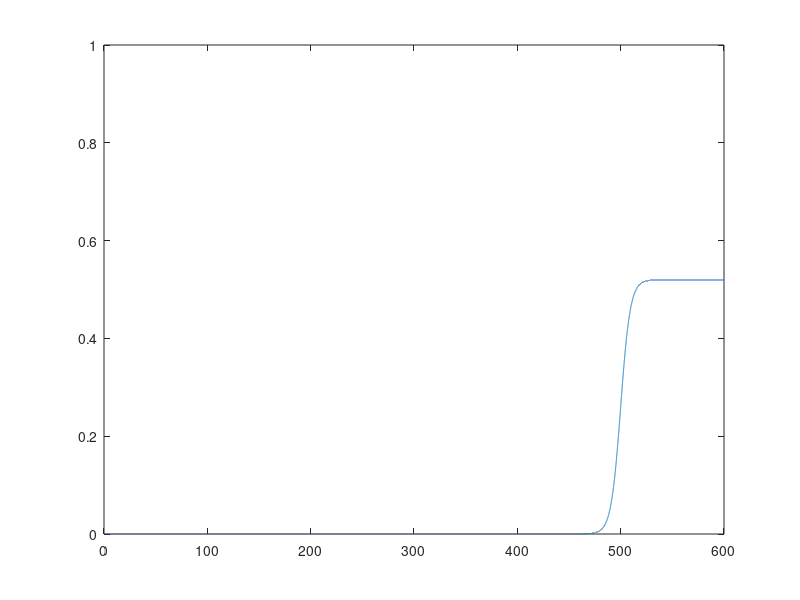

Write the MATLAB code that produced this figure. (Note: this script raises an error after producing the figure.)
%% Testing New diffusions


% Gompertz
beta0 = 0.02;
delta = 0.5;
tinfl = 400;

x0 = log(beta0);
mu = beta0+delta;
k =  1/tinfl * log(log(mu)-x0);

tis = 0:0.01:1000;
xis = log(mu)+ (x0 - log(mu))*exp(-k*tis);
betas = exp(xis);

plot(tis,betas)


% Logistic
beta0 = 0.02;
delta = 0.5;
tinfl = 500;
steepness = 0.03;

mu = beta0 + delta;
x0 = 1/steepness*log(beta0/(mu-beta0));
k = -x0/(steepness*tinfl);

tis = 0:0.01:600;
xis = x0 + steepness*k*tis;
betas = mu * exp(xis)./(1+exp(xis));

clf
plot(tis,betas)
ylim([0 1])


SavePath = '/Users/dureaujoseph/Documents/Taf/These/Matlab Scripts/AllData/Avahan';

cd('/Users/dureaujoseph/Dropbox/AllScriptsGit/')
addpath([pwd '/General Tools'])
addpath([pwd '/Toolboxes'])
addpath([pwd '/Epidemic Models/Generic PMCMC tools'])
addpath([pwd '/Epidemic Models/Disease-specific code'])
addpath([pwd '/Epidemic Models/Disease-specific code/HIV'])

SavePath = '/Users/dureaujoseph/Documents/Taf/These/Matlab Scripts/AllData/Avahan';

load([SavePath '/ParametersMysore.mat']);
Parameters.Problem = 'ImperialHIV';

Parameters.Problem = 'ImperialHIV';
Parameters.SigmaObs = 0.1;
Parameters.ComputationTStep = 0.5;
Parameters.ObservationLength = 25*12;
Parameters.InitialIPropF.Sample = 1;
Parameters.InitialIPropM.Sample = 1;
Parameters.TotMFactor.Sample = 1;
Parameters.Alpham1.Sample = 1;
Parameters.MuFm1.Sample = 1;
Parameters.MuMm1.Sample = 1;
Parameters.BetaMFPerAct.Sample = 1;
Parameters.BetaFMPerAct.Sample = 1;
Parameters.NumberActsPerClient.Sample =1;
Parameters.eHIV.Sample = 1;
Parameters.CF1.Sample = 1;
Parameters.CF2.Sample = 1;
Parameters = DefineEstimatedParametersIndexes(Parameters);
Parameters = DefineTransfFunctions(Parameters);
Parameters = DefinePriors(Parameters);
Parameters = UpdateParsNoTransfToTransf(Parameters);


Data.Observations = zeros(10,5);
Data.Observations(7,2) = 26.11;
Data.Observations(7,3) = 24.24;
Data.Observations(8,4) = 5.4;
Data.Observations(7,5) = 11.10;
Data.Instants = round([0 236 264 286 292]/(Parameters.ComputationTStep));
Data.ObservedVariables = [ 0 7 7 8 7];
Data.NbComputingSteps = [0 diff(Data.Instants)];


HIVModel = struct();
HIVModel.EKF_projection = @HIV_EKF_projection;
HIVModel.InitializeParameters = @HIV_Initialize;
HIVModel.SMC_projection = @HIV_SMC_projection;
HIVModel.LikFunction = 'normpdf(Variables(:,Data.ObservedVariables(:,IndTime)),Data.Observations(Data.ObservedVariables(:,IndTime),IndTime),sqrt(Data.Observations(Data.ObservedVariables(:,IndTime),IndTime)*(100-Data.Observations(Data.ObservedVariables(:,IndTime),IndTime))/400)).*(Res.WentOutOrNot)';


Mode = 1;
% 1 = Normal
% 2 = Biased
% 3 = Restricted
% 4 = AddingObs

ModelType = 'Bert';
% ModelType = 'Step';
% ModelType = 'Affine';
% ModelType = 'Sigm';
% ModelType = 'Logist';


NbTests = 400;

ampls = [];
inflpts = [];
slopes = [];amplints = [];
Ress = {};
cpt = 0;
ParsRecord = [];
ResGens = {};
NSamples = 100;
MaxValue = 0.6;
step = MaxValue/10;
Boxlimits = 0:step:MaxValue;
MaxEff = ceil(NSamples/(length(Boxlimits)-1));
BoxCpt = zeros(1,length(Boxlimits)-1);
while cpt < NSamples;
    try
        
        
        tis = Parameters.ComputationTStep:Parameters.ComputationTStep:Parameters.ObservationLength;
        Parameters.NbTSteps = length(tis);

        
        if strcmp(ModelType,'Bert')
            asympt = 0.3+0.59*rand(1,1)^(((100-cpt)/100)^2);
%             m = 1+30*rand(1,1)^0.8; % when m not informed
            m = 6+60*rand(1,1);%^(((100-cpt)/100)^2);
            baseline = min(0.3*rand(1,1)^((2*(cpt)/100)^2),0.999*asympt*m^(1/(1-m)));
%             baseline = min(0.1*rand(1,1),0.999*asympt*m^(1/(1-m)));

            % m = 0.9*rand(1,1);
            inflpt = (300 + 280*rand(1,1)^(((100-cpt)/100)^2))*Parameters.ComputationTStep;

            B  = (1 - (baseline/asympt)^(1-m));
            k = (1/inflpt*log(B/(1-m)));

            Parameters.DiffusionType = 'Bertallanfy';


    %         xis =
    %         Parameters.ComputationTStep:Parameters.ComputationTStep:Param
    %         eters.ObservationLength;

            xis = [];
            xis(1) = (baseline^(1-m)-asympt^(1-m))/(1-m);
            sigma = 0;
            for i = 2:length(tis)
                xis(i) = xis(i-1) -k*xis(i-1)*Parameters.ComputationTStep + sigma*xis(i-1)*sqrt(Parameters.ComputationTStep).*randn(1,1);
            end
            Fts =  ((1-m)*xis+asympt^(1-m)).^(1/(1-m));
            plot(Fts)
            
        elseif strcmp(ModelType,'Logist')
            Parameters.DiffusionType = 'Bertallanfy';

            asympt = 0.4+0.59*rand(1,1);
            baseline = min(0.6*rand(1,1),0.999*asympt*m^(1/(1-m)));
            r = 0.05*rand(1,1);%*^1/10;
            
            Fts =  asympt*baseline*exp(r*tis)./(asympt+baseline*(exp(r*tis*Parameters.ComputationTStep)-1));
        elseif strcmp(ModelType,'Step')

            asympt = 0.4+0.59*rand(1,1);
%             baseline = min(0.6*rand(1,1),asympt);
            baseline = min(0.1*rand(1,1),asympt);
            inflpt = (300 + 280*rand(1,1)^(0.8))*Parameters.ComputationTStep;   
            
            Fts =  baseline + (asympt-baseline).*(tis>inflpt);
          
        elseif strcmp(ModelType,'Affine')

            asympt = 0.4+0.59*rand(1,1);
            baseline = min(0.6*rand(1,1),asympt);
            
            Fts =  baseline + (asympt-baseline).*(tis-tis(1))./(tis(end)-tis(1));
           
          
        elseif strcmp(ModelType,'Sigm')
        
            ampl = rand(1,1);
            baseline = rand(1,1)*(1-ampl);
            asympt = baseline+ampl;
            inflpt = (300 + 250*rand(1,1))*Parameters.ComputationTStep;
            steepness = rand(1,1)*50;

            Fts = baseline+ampl*Sigmoid((tis-inflpt)/steepness);
        end
        
        ampls(cpt+1) = Fts(end)-Fts(1);
        tmp = diff(Fts);
        [b,ind] = max(tmp);
        inflpts(cpt+1) = ind;
%         slopes(cpt+1) = asympt*k*m^(m/(1-m));
        amplints(cpt+1) = Fts(end)-Fts(456);
        
        plot(Fts)
        ylim([0 1])
        hold on
        plot([inflpts(cpt+1) inflpts(cpt+1)],[0 1])
        [b,ind]= max(diff(Fts));
%         plot([ind ind],[0 1],'k')
        hold off
%         title(r)
        
        
        if strcmp(ModelType,'Bert')
            Parameters.BRmu.Value = asympt;
            Parameters.BRmm1.Value = m-1;
            Parameters.BRbase.Value = baseline;
            Parameters.BRtinfl.Value = inflpt;
        elseif or(strcmp(ModelType,'Logist'),strcmp(ModelType,'Sigm'))
             Parameters.BRmm1.Value = 1;
             Parameters.BRbase.Value = 0.1;
             Parameters.BRtinfl.Value = 100;
             Parameters.BRmu.Value = 0.8;
        end
        Parameters.MultNoise = 0.05;
        Parameters = DefineEstimatedParametersIndexes(Parameters);
        Parameters = DefineTransfFunctions(Parameters);
        Parameters = DefinePriors(Parameters);
        Parameters = UpdateParsNoTransfToTransf(Parameters);
        ResGen = GenerateDataForGivenSig(Data,Parameters,HIVModel,Fts);
%         if(Fts(end)-Fts(1)<0.3)
%             if rand(1,1)<0.7
%                 die
%             end
%         end
               pause(0.01)

        if strcmp(ModelType,'Bert')
            x = Fts(end)-Fts(456);
            indbox = find(and(x<Boxlimits(2:end),x>=Boxlimits(1:end-1)),1);
            if or(isempty(indbox),BoxCpt(indbox)>=MaxEff)
                die
            else
                indbox(1)
                BoxCpt(indbox) = BoxCpt(indbox)+1;
                disp(indbox)
                disp(BoxCpt)
                cpt = cpt+1;
                disp([cpt sum(BoxCpt)])
            end
        end
                
      
        
       pause(0.01)
       disp(cpt)

       ResGens{end+1} = ResGen;
    end
end
subplot(3,1,1)
hist(ampls)
subplot(3,1,2)
hist(inflpts)
subplot(3,1,3)
hist(amplints)
	
if strcmp(ModelType,'Bert')
    save([SavePath '/ResGenBR_v2.mat'],'ResGens')
elseif strcmp(ModelType,'Logist')
    save([SavePath '/ResGenLogist.mat'],'ResGens')
elseif strcmp(ModelType,'Sigm')
    save([SavePath '/ResGenSigm.mat'],'ResGens')
elseif strcmp(ModelType,'Step')
    save([SavePath '/ResGenStep.mat'],'ResGens')
elseif strcmp(ModelType,'Affine')
    save([SavePath '/ResGenAffine.mat'],'ResGens')
end


tmp = [];
for i = 1:100
    tmp(i) = ResGens{i}.Data.Fts(1);
end

for i = 1:100
    plot(ResGens{i}.Data.Fts)
    ylim([0 1])
    pause()
end


load([SavePath '/ResGenBR.mat'])



Data = ResGens{87}.Data;
Parameters = ResGens{87}.Parameters;
Parameters.DiffusionType = 'Bertallanfy';


Parameters.BRm.Value = 3;
Parameters.BRm.Min = -10^14;
Parameters.BRm.Max = 10^14;
Parameters.BRm.MaxLim = 50;
Parameters.BRm.MinLim = 1.01;
Parameters.BRm.Estimated = 1;
Parameters.BRm.TransfType = 'Logit';
Parameters.BRm.Init = 1;

Parameters.BRmu.Value = 0.8;
Parameters.BRmu.Min = -10^14;
Parameters.BRmu.Max = 10^14;
Parameters.BRmu.MaxLim = 0.99;
Parameters.BRmu.MinLim = 0.4;
Parameters.BRmu.Estimated = 1;
Parameters.BRmu.TransfType = 'Logit';
Parameters.BRmu.Init = 1;

Parameters.BRbase.Value = 0.2;
Parameters.BRbase.Min = -10^14;
Parameters.BRbase.Max = 10^14;
Parameters.BRbase.MaxLim = 0.4;
Parameters.BRbase.MinLim = 0.01;
Parameters.BRbase.Estimated = 1;
Parameters.BRbase.TransfType = 'Logit';
Parameters.BRbase.Init = 1;

Parameters.BRtinfl.Value = 400;
Parameters.BRtinfl.Min = -10^14;
Parameters.BRtinfl.Max = 10^14;
Parameters.BRtinfl.MinLim = 1;
Parameters.BRtinfl.MaxLim = 600;
Parameters.BRtinfl.Estimated = 1;
Parameters.BRtinfl.TransfType = 'Logit';
Parameters.BRtinfl.Init = 1;

Parameters = DefineEstimatedParametersIndexes(Parameters);
Parameters = DefineTransfFunctions(Parameters);
Parameters = DefinePriors(Parameters);
Parameters = UpdateParsNoTransfToTransf(Parameters);

Names = Parameters.Names.Estimated;
NamesEst = {};
for i = 1:length(Names)
    if not(or(strcmp(Names{i},'SigmaRW'),strcmp(Names{i},'InitialFt')))
        NamesEst{end+1} = Names{i};
    end
end
Initialization = [];
for i = 1:length(NamesEst)
    Initialization(i) = Parameters.(NamesEst{i}).TransfValue ;
end
[x,fval,exitflag,output] = fminsearch(@(x) SquarredErrorBRtoMinimize(x,NamesEst,Data,Parameters,HIVModel),Initialization,optimset('MaxIter',10000,'TolX',1e-8,'TolFun',1e-8,'MaxFunEvals',20000));
for i = 1:length(NamesEst)
    Parameters.(NamesEst{i}).TransfValue = (x(i));
end
finalx = x;
Parameters = UpdateParsTransfToNoTransf(Parameters);
TellParsValues(Parameters)
InitParameters = Parameters;

fun =  @(x)SquarredErrorBRtoMinimize(x,NamesEst,Data,Parameters,HIVModel);
% [HD,err] = hessian(fun,Parameters.Finalx);
% Hess = -HD;
[HD,err] = hessdiag(fun,finalx);       
Hess = diag(-HD);

NbIts = 1000;
Parameters = InitParameters;
Cov = 2.38^2/length(finalx)*(-Hess)^-1;
Parameters.NamesEst = NamesEst;
Res = RunMCMCdeterm(Parameters,Data,HIVModel,Cov,NbIts)


Parameters = Res.Parameters;
Cov = 2.38^2/length(finalx)*cov(Res.xs');
Parameters.NamesEst = NamesEst;
Res = RunMCMCdeterm(Parameters,Data,HIVModel,Cov,NbIts)



Parameters = Res.Parameters;
Cov = 2.38^2/length(finalx)*cov(Res.xs');
Parameters.NamesEst = NamesEst;
Res = RunMCMCdeterm(Parameters,Data,HIVModel,Cov,2000)

PlotResHIV(Res,Res.Parameters)


SavePath = '/Users/dureaujoseph/Documents/Taf/These/Matlab Scripts/AllData/Avahan';

load([SavePath '/VIH_PlayingWithSigm_ResultsBertallanfy__1_1.mat'])


load([SavePath '/VIH_PlayingWithSigmStep10_ResultsAdd__1_1.mat'])
Res = Ress{1}
Res.Parameters.TypeWork = 'Boston Examples';
Res.Parameters.DiffusionType='Add';
PlotResHIV(Res,Res.Parameters)
% 
% figure(1)legend

SavePath = '/Users/dureaujoseph/Documents/PhD_Data/Avahan/';

load([SavePath '/PostThreeMethods.mat' ])




PlotPostForq('ROC',0.5,'Delta2003',0.2)

clf
PlotPostForqNew('ROC',0.5,'Delta2003',0.2)
hold on
PlotPostForqNew('ROC',0.5,'Delta2003',0.4)
hold off
legend('\DeltaCU>0.2?','\DeltaCU>0.4?')
title('ROC curve (Brownian motion prior)','FontWeight','bold','FontSize',16)

figure(1)
PlotPostForq('Mean')
% PlotPostForq(Res,'ROC',0.5)

load([SavePath '/PostThreeMethodsAffine.mat' ])
figure(2)
PlotPostForq(Res,'Mean',0.5)
% PlotPostForq(Res,'ROC',0.5)

load([SavePath '/PostThreeMethodsStep.mat' ])
figure(3)
PlotPostForq(Res,'Mean',0.5)
% PlotPostForq(Res,'ROC',0.5)

load([SavePath '/PostThreeMethods.mat' ])
figure(4)
PlotPostForq(Res,'Mean',0.5)
% PlotPostForq(Res,'ROC',0.5)

load([SavePath '/PostThreeMethodsAffine.mat' ])
figure(5)
PlotPostForq(Res,'Mean',0.5)
% PlotPostForq(Res,'ROC',0.5)

load([SavePath '/PostThreeMethodsStep.mat' ])
figure(6)
PlotPostForq(Res,'Mean',0.5)
% PlotPostForq(Res,'ROC',0.5)


load([SavePath '/PostDetmInf.mat' ])

figure(2)
load([SavePath '/PostThreeMethodsConstr.mat' ])

load([SavePath '/PostThreeMethodsLogist.mat' ])

figure(1)
Mode = 'ROC';

figure(2)
Mode = 'Mean';

ResAggr = Res;

figure(1)
PlotPostForq(Res,'Mean',0.5)
figure(2)
PlotPostForq(Res,'ROC',0.5)

PlotPostForq('ROC',0.5,'',0.2)

ToBar = [];
xis = [];
TempRes = Res;
tab = TempRes.partampls2003;
for  i = 1:6
    q1 = quantile(tab(4,:),0.16*(i-1));
    q2 = quantile(tab(4,:),0.16*(i));
    inds = find(and((tab(4,:)<q2),(tab(4,:)>q1)));
    ToBar(i,1) = mean(tab(1,inds) - tab(4,inds));
    ToBar(i,2) = mean(tab(3,inds) - tab(4,inds));
    ToBar(i,3) = mean(tab(2,inds) - tab(4,inds));
    xis(i) = mean([q1 q2]);
end
bar(1:5,ToBar(2:end,:)./repmat(xis(2:end)',1,3))
% bar(xis,ToBar)
xlabel('"True" \DeltaCU')
ylabel('Relative bias')
legend('dBR','sBR','BM')
set(gca,'XTick',[0:(600)/5:(600)])
set(gca,'XTickLabel',['1985';'1990';'1995';'2000';'2005';'2010'])

Title('Relative bias in CU estimate as a function of \DeltaCU')

figure(7)

clf
for i = 1:length(ResAggr.ampls)
%     plot(ResGens{i}.Data.Fts)
%     hold on
%     plot(2*[ResGens{i}.Parameters.BRtinfl.Value ResGens{i}.Parameters.BRtinfl.Value],[0 1],'g')
%     hold off
    

    plot(squeeze(ResAggr.sigms(4,i,:)),'g')
    hold on
    plot(squeeze(ResAggr.sigms(1,i,:)),'k')
    plot(squeeze(ResAggr.sigms(3,i,:)),'b')
    plot(squeeze(ResAggr.sigms(2,i,:)),'r')
    plot(squeeze(ResAggr.sigms(5,i,:)),'y')
    plot(squeeze(ResAggr.sigms(6,i,:)),'c')
    plot([ResAggr.ParsMeds(1,16,i) ResAggr.ParsMeds(1,16,i)],[0 1],'k')
    plot([ResAggr.ParsMeds(3,16,i) ResAggr.ParsMeds(3,16,i)],[0 1],'b')
%     plot(2*[ResGens{i}.Parameters.BRtinfl.Value ResGens{i}.Parameters.BRtinfl.Value],[0 1],'g')
    hold off
%     title([ResAggr.ParsMeds(1,16,i) ResAggr.ParsMeds(3,16,i) ResAggr.ParsMeds(4,16,i)] )
    ylim([0 1])
%     legend('true','det','Ber','Add')
    pause()
end



PlotPostForAll(Res,'Mean')





q = 0.5;
Stats = {'Ampl. after 1995','Ampl after 2003','2010 value'};
Tabs = {};



% tmpinds = find(not(isnan(Res.ampls(1,:))));
% Res.ampls = Res.ampls(:,tmpinds);
% Res.partampls1995 = Res.partampls1995(:,tmpinds);
% Res.partampls2003 = Res.partampls2003(:,tmpinds);
% Res.asympts = Res.asympts(:,tmpinds);
% tmp = find(not(Res.NbSamples(:,1)==0));
% Res.NbSamples = Res.NbSamples(tmp,:);
% inds = find(and(Res.NbSamples(:,2)>50, Res.NbSamples(:,3)>20));
% length(inds)
inds = 1:size(Res.ampls,2);


if strcmp(Mode,'ROC')
    Tabs{1} = Res.amplsROC(:,inds);
    Tabs{2} = Res.partampls1995ROC(:,inds);
    Tabs{3} = Res.partampls2003ROC(:,inds);
    Tabs{4} = Res.asymptsROC(:,inds);
elseif strcmp(Mode,'Post')
    Tabs{1} = Res.amplsPost(:,inds);
    Tabs{2} = Res.partampls1995Post(:,inds);
    Tabs{3} = Res.partampls2003Post(:,inds);
    Tabs{4} = Res.asymptsPost(:,inds);
else
    Tabs{1} = Res.ampls(:,inds);
    Tabs{2} = Res.partampls1995(:,inds);
    Tabs{3} = Res.partampls2003(:,inds);
    Tabs{4} = Res.asympts(:,inds);
end





Biases = [];
MSEs = [];
Vars = [];
ROCs = [];
inds = [1 2];
Pts = {};
for i = 1:4
    for j = [1 2]%1:3
        Corrs(inds(j),i) = corr(Tabs{i}(4,:)',Tabs{i}(j,:)');
        Biases(inds(j),i) = mean(Tabs{i}(j,:)-Tabs{i}(4,:)); 
        MSEs(inds(j),i) = mean((Tabs{i}(4,:)-Tabs{i}(j,:)).^2);
        Vars(inds(j),i) = MSEs(inds(j),i)-Biases(inds(j),i).^2;
        
        quan = quantile(Tabs{i}(4,:),q);
%         med = median(Tabs{i}(4,:));
        indsinf = find(Tabs{i}(4,:)<=quan);
        indssup = find(Tabs{i}(4,:)>quan);
        xs = [];
        ys = [];
        all = [Tabs{i}(1,:) Tabs{i}(2,:) Tabs{i}(3,:)];
        m = min(all);
        M = max(all);
%         deltap = sort((all(1:end-1)+all(2:end))/2);
        deltap = sort(all);
        deltap = (deltap(1:end-1)+deltap(2:end))/2;
        deltap = [(min(all)-mean(diff(deltap))) deltap (max(all)+mean(diff(deltap)))];
        for k = 1:length(deltap)
            xs(k) = sum(Tabs{i}(j,indsinf)>deltap(k))/length(indsinf);
            ys(k) = sum(Tabs{i}(j,indssup)>deltap(k))/length(indssup);
        end
        ROCs(inds(j),i) = 0;
        for k = 1:length(deltap)-1
            ROCs(inds(j),i) = ROCs(inds(j),i) + (xs(k)-xs(k+1))*(ys(k+1)+ys(k))/2;
        end
        ROCs(inds(j),i) = ROCs(inds(j),i)-0.5;
%         ROCs(inds(j),i) = -diff(xs)*(ys(1:end-1)'+ys(2:end)')/2-0.5;
        Pts{i,inds(j)}=[xs;ys];
    end
end

s = 16

subplot(4,3,1:3)
bar(Biases(:,2:4)')
set(gca,'XTickLabel',Stats,'FontWeight','bold','FontSize',s)
ylim([-0.2 0.2])
ylabel('Bias')

subplot(4,3,4:6)
bar(Vars(:,2:4)')
set(gca,'XTickLabel',Stats,'FontWeight','bold','FontSize',s)
ylabel('Variance')

subplot(4,3,7:9)
bar(MSEs(:,2:4)')
ylim([0 0.04])
set(gca,'XTickLabel',Stats,'FontWeight','bold','FontSize',s)
ylim([0 0.04])
ylabel('MSE')
legend('Parametric','Diffusion')

for i = 2:4
   subplot(4,3,8+i) 
   plot(Pts{i,1}(1,:),Pts{i,1}(2,:),'b')
   hold on
   plot(Pts{i,2}(1,:),Pts{i,2}(2,:),'r')
   hold off
   xlabel('False pos. rate','FontWeight','bold','FontSize',s)
   ylabel('True pos. rate','FontWeight','bold','FontSize',s)
end





axes('Position',[0 0 1 1],'Visible','off');
text(0.45,0.195,'Title')

clf
for i = 1:length(ResAggr.ampls)
    plot(squeeze(ResAggr.sigms(4,i,:)),'g')
    hold on
    plot(squeeze(ResAggr.sigms(1,i,:)),'k')
    plot(squeeze(ResAggr.sigms(3,i,:)),'b')
    plot(squeeze(ResAggr.sigms(2,i,:)),'r')
    hold off
    title(i)
    ylim([0 1])
%     legend('true','det','Ber','Add')
    pause()
end

indsinfl = [];
for i = 1:length(ResAggr.ampls)
    [b,indsinfl(i)] = max(diff(squeeze(ResAggr.sigms(1,i,:))));
end
hist(indsinfl)
subplot(3,1,1)
plot(ResAggr.ampls(4,:),ResAggr.ampls(1,:),'.')
title(corr(ResAggr.ampls(4,:)',ResAggr.ampls(1,:)'))
subplot(3,1,2)
plot(ResAggr.ampls(4,:),ResAggr.ampls(3,:),'.')
title(corr(ResAggr.ampls(4,:)',ResAggr.ampls(3,:)'))
subplot(3,1,3)
plot(ResAggr.ampls(4,:),ResAggr.ampls(2,:),'.')
title(corr(ResAggr.ampls(4,:)',ResAggr.ampls(2,:)'))



for i = 1:5
    try
        load([SavePath '/ResGenBRBert_BRdeterm_' num2str(i) '.mat'])
        ResDet = Res;
        load([SavePath '/VIH_PlayingWithSigm_ResultsBertallanfy__1_' num2str(i) '.mat'])
        ResBer = Ress{1};
        ResBer.Parameters.TypeWork = 'Boston Examples';
        load([SavePath '/VIH_PlayingWithSigm_ResultsAdd__1_' num2str(i) '.mat'])
        ResAdd = Ress{1};
        ResAdd.Parameters.TypeWork = 'Boston Examples';
        load([SavePath '/ResGenBR_BRdetermConstr_' num2str(i) '.mat'])
        ResDetConstr = Res;
        load([SavePath '/VIH_PlayingWithSigm_ResultsBertallanfyConstr__1_' num2str(i) '.mat'])
        ResBerConstr = Ress{1};
        ResBerConstr.Parameters.TypeWork = 'Boston Examples';
        load([SavePath '/VIH_PlayingWithSigm_ResultsAddConstr__1_' num2str(i) '.mat'])
        ResAddConstr = Ress{1};
        ResAddConstr.Parameters.TypeWork = 'Boston Examples';
        
        if or(not(ResDet.Data.BuiltTraj(1:585,9) == ResAdd.Data.BuiltTraj(1:585,9)),not(ResDet.Data.BuiltTraj(1:585,9) == ResBer.Data.BuiltTraj(1:585,9)))
          disp('NOT OK')
          die
        end

%             Names = {};
%             for j = 2:13
%                 Names{end+1} = ResAdd.Parameters.Names.Estimated{j};
%             end
%             TempRes = ResBer;
%             Names = TempRes.Parameters.Names.Estimated;
%             
%             for j = 1:length(Names)
%                 subplot(3,6,j)
%                 plot(TempRes.Thetas(TempRes.Parameters.(Names{j}).Index,:))
% %                 plot(ResDet.xs(ResAdd.Parameters.(Names{j}).Index,:))
% 
%     %             plot(ResBer.Thetas(ResBer.Parameters.(Names{j}).Index,:),ResAdd.Paths(:,3,300),'.')
%     %             [fi,xi] = ksdensity(ResAdd.Thetas(ResAdd.Parameters.(Names{j}).Index,:));
%     %             plot(xi,fi,'r')
%     %             hold on
%     % % %             [fi,xi] = ksdensity(ResDet.Thetas(ResDet.Parameters.(Names{i}).Index,:));
%     % % %             plot(xi,fi,'b')
%     %             [fi,xi] = ksdensity(ResBer.Thetas(ResBer.Parameters.(Names{j}).Index,:));
%     %             plot(xi,fi,'g')
%     %             hold off
%                 title(Names{j})
% %                 v = ResDet.xs(ResAdd.Parameters.(Names{j}).Index,:);
%                 v = TempRes.Thetas(TempRes.Parameters.(Names{j}).Index,:);
%                 tmp = Autocorrelation(v,100);
% %                 title(length(v)/(1+2*sum(tmp(2:end))))
%             end
        
%         subplot(2,1,1)
%         plot(ResBer.LogPosts(20:end))
%         subplot(2,1,2)
%         plot(ResBer.LogLiks(20:end))
%         subplot(3,1,3)
%         plot(ResDet.    )
        
        ResDetConstr.Parameters.PlotIndex = 1;
        PlotResHIV(ResDetConstr,ResDetConstr.Parameters)
        title('Deterministic Berthallanfy Constr','FontWeight','bold')

        ResBerConstr.Parameters.PlotIndex = 2;
        PlotResHIV(ResBerConstr,ResBerConstr.Parameters)
        title('Stochastic Berthallanfy Constr','FontWeight','bold')

        ResAddConstr.Parameters.PlotIndex = 3;
        PlotResHIV(ResAddConstr,ResAddConstr.Parameters)
        title('Brownian Motion Constr','FontWeight','bold')
        
        ResDet.Parameters.PlotIndex = 4;
        PlotResHIV(ResDet,ResDet.Parameters)
        title('Deterministic Berthallanfy','FontWeight','bold')

        ResBer.Parameters.PlotIndex = 5;
        PlotResHIV(ResBer,ResBer.Parameters)
        title('Stochastic Berthallanfy','FontWeight','bold')

        ResAdd.Parameters.PlotIndex = 6;
        PlotResHIV(ResAdd,ResAdd.Parameters)
        title('Brownian Motion','FontWeight','bold')
        
        

%         figure(4)
%         plot(squeeze(ResAggr.sigms(4,i,:)),'g')
%         hold on
%         plot(squeeze(ResAggr.sigms(1,i,:)),'k')
%         plot(squeeze(ResAggr.sigms(3,i,:)),'b')
%         plot(squeeze(ResAggr.sigms(2,i,:)),'r')
%         hold off
%         ylim([0 1])
%         
        ToSave = '/Users/dureaujoseph/Dropbox/Taf/Notes/Avahan';
        saveas(gcf,[ToSave '/ExampleThreeMethods' num2str(i)], 'jpg')
        i
        pause()
    end
end


% Coverage, MSE, etc.

MeanBias = [];
MeanMSE  =[];
MeanVariance = [];
MeanCoverage = zeros(20,6);
MedianBias = [];
MedianMSE  =[];
MedianVariance = [];
MedianCoverage = zeros(20,6);
ModeBias = [];
ModeMSE  =[];
ModeVariance = [];
ModeCoverage = zeros(20,6);
Amplitude = [];
SavePath = '/Users/dureaujoseph/Documents/PhD_Data/Avahan/';
load([SavePath 'PostThreeMethods.mat'])



N = size(Res.ampls,2);
indspars = 12:19;
pars = {'BRmm1','BRmu', 'BRbase', 'BRtinfl', 'Sigmrate', 'Sigmmu', 'Sigmbase', 'Sigmtinfl'};
for i = 1:size(Res.ampls,2)
    for k = 1:8 
            if k < 5
                indpar = Res.ParametersBR.(pars{k}).Index;
                j=1;
                MeanBias(j,indpar,i) = Res.ParsMeans(j,indpar,i) - Res.ParsMeans(4,indpar,i);
                MeanMSE(j,indpar,i) = (Res.ParsMeans(j,indpar,i) - Res.ParsMeans(4,indpar,i))^2;
                
                MedianBias(j,indpar,i) = Res.ParsMeds(j,indpar,i) - Res.ParsMeds(4,indpar,i);
                MedianMSE(j,indpar,i) = (Res.ParsMeds(j,indpar,i) - Res.ParsMeds(4,indpar,i))^2;
                
                ModeBias(j,indpar,i) = Res.ParsModes(j,indpar,i) - Res.ParsModes(4,indpar,i);
                ModeMSE(j,indpar,i) = (Res.ParsModes(j,indpar,i) - Res.ParsModes(4,indpar,i))^2;
                
                if and(Res.ParsMeans(4,indpar,i)>Res.Pars2p5(j,indpar,i),Res.ParsMeans(4,indpar,i)<Res.Pars97p5(j,indpar,i))
                    MeanCoverage(indpar,j) = MeanCoverage(indpar,j) + 1/N;
                end
                
                Amplitude(j,indpar,i) = Res.Pars97p5(j,indpar,i) - Res.Pars2p5(j,indpar,i);
            else
                indpar = Res.ParametersSigm.(pars{k}).Index;
                indparBR = Res.ParametersBR.(pars{k-4}).Index;
                j=2;
                MeanBias(j,indpar,i) = Res.ParsMeans(j,indpar,i) - Res.ParsMeans(4,indparBR,i);
                MeanMSE(j,indpar,i) = (Res.ParsMeans(j,indpar,i) - Res.ParsMeans(4,indparBR,i))^2;
                MedianBias(j,indpar,i) = Res.ParsMeds(j,indpar,i) - Res.ParsMeds(4,indparBR,i);
                MedianMSE(j,indpar,i) = (Res.ParsMeds(j,indpar,i) - Res.ParsMeds(4,indparBR,i))^2;
                ModeBias(j,indpar,i) = Res.ParsModes(j,indpar,i) - Res.ParsModes(4,indparBR,i);
                ModeMSE(j,indpar,i) = (Res.ParsModes(j,indpar,i) - Res.ParsModes(4,indparBR,i))^2;
                if and(Res.ParsMeans(5,indparBR,i)>Res.Pars2p5(j,indpar,i),Res.ParsMeans(4,indparBR,i)<Res.Pars97p5(j,indpar,i))
                    MeanCoverage(indpar,j) = MeanCoverage(indpar,j) + 1/N;
                end
               
                Amplitude(j,indpar,i) = Res.Pars97p5(j,indpar,i) - Res.Pars2p5(j,indpar,i);

            end
        end
    end

for i =  1:8
    disp('.')
    disp('.')
    disp('.')

    disp(pars{i});
    
    disp('.')
    disp('Average extent of 95% c.i.')
    if i<5
        indpar = Res.ParametersBR.(pars{i}).Index;
        disp([num2str(mean(squeeze(Amplitude(1,indpar,:))))])
    else
        indpar = Res.ParametersSigm.(pars{i}).Index;
        disp([num2str(mean(squeeze(Amplitude(2,indpar,:))))])
    end
    
    disp('.')
    disp('Proportion of true values in  95% c.i.')
    if i<5
        indpar = Res.ParametersBR.(pars{i}).Index;
        disp([num2str(MeanCoverage(indpar,1))])
    else
        indpar = Res.ParametersSigm.(pars{i}).Index;
        disp([num2str(MeanCoverage(indpar,2))])
    end
    
    disp('.')
    disp('Mean estimator properties')
    if i<5
        indpar = Res.ParametersBR.(pars{i}).Index;
        disp(['Bias ' num2str(mean(squeeze(MeanBias(1,indpar,:))))])
        disp(['MSE ' num2str(mean(squeeze(MeanMSE(1,indpar,:))))])
        disp(['Variance ' num2str( mean(squeeze(MeanMSE(1,indpar,:))) - mean(squeeze(MeanBias(1,indpar,:)))^2)])
    else
        indpar = Res.ParametersSigm.(pars{i}).Index;
        disp(['Bias ' num2str(mean(squeeze(MeanBias(2,indpar,:))))])
        disp(['MSE ' num2str(mean(squeeze(MeanMSE(2,indpar,:))))])
        disp(['Variance ' num2str( mean(squeeze(MeanMSE(2,indpar,:))) - mean(squeeze(MeanBias(2,indpar,:)))^2)])
    end 
    
    disp('.')
    disp('Median estimator properties')
    if i<5
        indpar = Res.ParametersBR.(pars{i}).Index;
        disp(['Bias ' num2str(mean(squeeze(MedianBias(1,indpar,:))))])
        disp(['MSE ' num2str(mean(squeeze(MedianMSE(1,indpar,:))))])
        disp(['Variance ' num2str( mean(squeeze(MedianMSE(1,indpar,:))) - mean(squeeze(MedianBias(1,indpar,:)))^2)])
    else
        indpar = Res.ParametersSigm.(pars{i}).Index;
        disp(['Bias ' num2str(mean(squeeze(MeanBias(2,indpar,:))))])
        disp(['MSE ' num2str(mean(squeeze(MeanMSE(2,indpar,:))))])
        disp(['Variance ' num2str( mean(squeeze(MedianMSE(2,indpar,:))) - mean(squeeze(MedianBias(2,indpar,:)))^2)])
    end 
    
    disp('.')
    disp('Mode estimator properties')
    if i<5
        indpar = Res.ParametersBR.(pars{i}).Index;
        disp(['Bias ' num2str(mean(squeeze(ModeBias(1,indpar,:))))])
        disp(['MSE ' num2str(mean(squeeze(ModeMSE(1,indpar,:))))])
        disp(['Variance ' num2str( mean(squeeze(ModeMSE(1,indpar,:))) - mean(squeeze(ModeBias(1,indpar,:)))^2)])
    else
        indpar = Res.ParametersSigm.(pars{i}).Index;
        disp(['Bias ' num2str(mean(squeeze(ModeBias(2,indpar,:))))])
        disp(['MSE ' num2str(mean(squeeze(ModeMSE(2,indpar,:))))])
        disp(['Variance ' num2str( mean(squeeze(ModeMSE(2,indpar,:))) - mean(squeeze(ModeBias(2,indpar,:)))^2)])
    end 
end


%% Real Data




cd('/Users/dureaujoseph/AllScripts')
addpath([pwd '/General Tools'])
addpath([pwd '/Toolboxes'])
addpath([pwd '/Epidemic Models/Generic PMCMC tools'])
addpath([pwd '/Epidemic Models/Disease-specific code'])
addpath([pwd '/Epidemic Models/Disease-specific code/HIV'])
SavePath = '/Users/dureaujoseph/Documents/PhD_Data/Avahan/temp';


DistrictNames = {'Mysore_3rounds','Belgaum_3rounds','Bellary','EastGodavry','Yevatmal','Guntur','Hyderabad','Shimoga','Chennai','Madurai','Salem'};

for i = 1:length(DistrictNames)
    try
        clf
        load([SavePath '/HIV_' DistrictNames{i} '.mat'])
        Res.Parameters.PlotIndex = 3;
        Res.Parameters.TypeWork='Boston Examples';
        PlotResHIV(Res,Res.Parameters)
        title([DistrictNames{i} ' BM'],'FontWeight','bold')
%         load([SavePath '/HIV_' DistrictNames{i} '_Sigm.mat'])
%         Res.Parameters.PlotIndex = 4;
%         Res.Parameters.TypeWork='Boston Examples';
%         PlotResHIV(Res,Res.Parameters)
%         title([DistrictNames{i} ' sBR'],'FontWeight','bold')
        DistrictNames{i}
        pause()
    end
end



load([SavePath '/HIV_Mysore_3roundsDetBertallanfy.mat'])
ResDet = Res;
load([SavePath '/HIV_Mysore_3roundsAdd.mat'])
ResAdd = Res;
load([SavePath '/HIV_Mysore_3roundsBertallanfy.mat'])
ResBer = Res;

Res.Parameters.TypeWork = 'Normal';
PlotResHIV(Res,Res.Parameters)

ResDet.Parameters.ObsMin =  ResBer.Parameters.ObsMin ;
ResDet.Parameters.ObsMax =  ResBer.Parameters.ObsMax ;


FtDet = mean(squeeze(ResDet.Paths(:,3,1:582)));
FtsDet = (squeeze(ResDet.Paths(:,3,1:582)));

tmp = squeeze(ResAdd.Paths(:,3,1:582));
FtAdd = mean(exp(tmp)./(1+exp(tmp)));
FtsAdd = (exp(tmp)./(1+exp(tmp)));

tmp = squeeze(ResBer.Paths(:,3,1:582));
beta0s = squeeze(ResBer.Thetas(ResBer.Parameters.BRbase.Index,:));
mus = squeeze(ResBer.Thetas(ResBer.Parameters.BRmu.Index,:));
ms = squeeze(ResBer.Thetas(ResBer.Parameters.BRmm1.Index,:))+1;
ts = squeeze(ResBer.Thetas(ResBer.Parameters.BRtinfl.Index,:));
Bs = 1-(beta0s./mus).^(1-ms);
ks = 1./ts.*log(Bs./(1-ms));
FtBer = mean((repmat(1-ms',1,582).*tmp+repmat(mus.^(1-ms)',1,582)).^(repmat(1./(1-ms)',1,582)));
FtsBer = ((repmat(1-ms',1,582).*tmp+repmat(mus.^(1-ms)',1,582)).^(repmat(1./(1-ms)',1,582)));


[fi,xi] = ksdensity(FtsBer(:,582)-FtsBer(:,585-168));
plot(xi,fi,'g')
hold on
[fi,xi] = ksdensity(FtsAdd(:,582)-FtsAdd(:,585-168));
plot(xi,fi,'r')
[fi,xi] = ksdensity(FtsDet(:,582)-FtsDet(:,585-168));
plot(xi,fi,'b')
hold off

Names = {'Mysore_3rounds','Belgaum_3rounds','Bellary','Yevatmal','Guntur','Hyderabad','EastGodavry','Shimoga','Chennai','Madurai','Salem'};
ests = [];
randinds = 1:2000;
for i = 1:length(Names)-3
    disp(Names{i})
%     load([SavePath '/HIV_' Names{i} '_dBR.mat'])
    ResDet = Res;
    randinds = randsample(size(ResDet.Paths,1),min(size(ResDet.Paths,1),4000));
    ResDet.Paths = ResDet.Paths(randinds,:);
    ResDet.Thetas = ResDet.Thetas(:,randinds);
    load([SavePath '/HIV_' Names{i} '_Sigm.mat'])
    ResSigm = Res;
    randinds = randsample(size(ResSigm.Paths,1),min(size(ResSigm.Paths,1),4000));
    ResSigm.Paths = ResSigm.Paths(randinds,:);
    ResSigm.Thetas = ResSigm.Thetas(:,randinds);
    load([SavePath '/HIV_' Names{i} '.mat'])
    ResAdd = Res;
    randinds = randsample(size(ResAdd.Paths,1),min(size(ResAdd.Paths,1),4000));
    ResAdd.Paths = ResAdd.Paths(randinds,:,:);
    ResAdd.Thetas = ResAdd.Thetas(:,randinds);
%     load([SavePath '/HIV_' Names{i} 'Bertallanfy.mat'])
    ResBer = Res;
    randinds = randsample(size(ResBer.Paths,1),min(size(ResBer.Paths,1),4000));
    ResBer.Paths = ResBer.Paths(randinds,:,:);
    ResBer.Thetas = ResBer.Thetas(:,randinds);
%     load([SavePath '/HIV_' Names{i} 'Sigmoid.mat'])
    ResSigmSto = Res;
    randinds = randsample(size(ResSigmSto.Paths,1),min(size(ResSigmSto.Paths,1),4000));
    ResSigmSto.Paths = ResSigmSto.Paths(randinds,:,:);
    ResSigmSto.Thetas = ResSigmSto.Thetas(:,randinds);
    
%     
    indend = ResSigm.Data.Instants(end);
%     
%     FtDet = mean(squeeze(ResDet.Paths(:,1:indend)));
%     FtsDet = (squeeze(ResDet.Paths(:,1:indend)));
% 
    FtSigm = mean(squeeze(ResSigm.Paths(:,1:indend)));
    FtsSigm = (squeeze(ResSigm.Paths(:,1:indend)));
%     
    tmp = squeeze(ResAdd.Paths(:,3,1:indend));
    FtAdd = mean(exp(tmp)./(1+exp(tmp)));
    FtsAdd = (exp(tmp)./(1+exp(tmp)));
% 
%     tmp = squeeze(ResBer.Paths(:,3,1:indend));
%     beta0s = squeeze(ResBer.Thetas(ResBer.Parameters.BRbase.Index,:));
%     mus = squeeze(ResBer.Thetas(ResBer.Parameters.BRmu.Index,:));
%     ms = squeeze(ResBer.Thetas(ResBer.Parameters.BRmm1.Index,:))+1;
%     ts = squeeze(ResBer.Thetas(ResBer.Parameters.BRtinfl.Index,:));
%     Bs = 1-(beta0s./mus).^(1-ms);
%     ks = 1./ts.*log(Bs./(1-ms));
%     FtBer = mean((repmat(1-ms',1,indend).*tmp+repmat(mus.^(1-ms)',1,indend)).^(repmat(1./(1-ms)',1,indend)));
%     FtsBer = ((repmat(1-ms',1,indend).*tmp+repmat(mus.^(1-ms)',1,indend)).^(repmat(1./(1-ms)',1,indend)));
% 
%     tmp = squeeze(ResSigmSto.Paths(:,3,1:indend));
%     rate = squeeze(ResSigmSto.Thetas(ResSigmSto.Parameters.Sigmrate.Index,:));
%     base = squeeze(ResSigmSto.Thetas(ResSigmSto.Parameters.Sigmbase.Index,:));
%     mu = squeeze(ResSigmSto.Thetas(ResSigmSto.Parameters.Sigmmu.Index,:));
%     tinfl = squeeze(ResSigmSto.Thetas(ResSigmSto.Parameters.Sigmtinfl.Index,:));;
%     c = 1./(1+exp(tinfl./rate));
%     b = (mu-base).*c;
%     a = base - b;
%     a = repmat(a',1,indend);
%     b = repmat(b',1,indend);
%     c = repmat(c',1,indend);
%     FtSigmSto = mean(a + b./(c.*(1+tmp)));
%     FtsSigmSto = (a + b./(c.*(1+tmp)));
    
%     q = 0.5;
%     disp('q50 delta')
%     disp(quantile(FtsDet(:,indend)-FtsDet(:,585-168),q))
%     disp(quantile(FtsBer(:,indend)-FtsBer(:,585-168),q))
%     disp(quantile(FtsAdd(:,indend)-FtsAdd(:,585-168),q))
%     disp(quantile(FtsSigm(:,indend)-FtsSigm(:,585-168),q))
%     disp(quantile(FtsSigmSto(:,indend)-FtsAdd(:,585-168),q))
%     ests(i,1,1) = quantile(FtsDet(:,indend)-FtsDet(:,585-168),q);
%     ests(i,1,2) = quantile(FtsBer(:,indend)-FtsBer(:,585-168),q);
%     ests(i,1,3) = quantile(FtsAdd(:,indend)-FtsAdd(:,585-168),q);
%     ests(i,1,4) = quantile(FtsSigm(:,indend)-FtsSigm(:,585-168),q);
%     ests(i,1,5) = quantile(FtsAdd(:,indend)-FtsAdd(:,585-168),q);
%     
%     q = 0.975;
%     disp('q5 delta')
%     disp(quantile(FtsDet(:,indend)-FtsDet(:,585-168),q))
%     disp(quantile(FtsBer(:,indend)-FtsBer(:,585-168),q))
%     disp(quantile(FtsAdd(:,indend)-FtsAdd(:,585-168),q))
%     disp(quantile(FtsSigm(:,indend)-FtsSigm(:,585-168),q))
%     disp(quantile(FtsSigmSto(:,indend)-FtsSigmSto(:,585-168),q))
%     ests(i,2,1) = quantile(FtsDet(:,indend)-FtsDet(:,585-168),q);
%     ests(i,2,2) = quantile(FtsBer(:,indend)-FtsBer(:,585-168),q);
%     ests(i,2,3) = quantile(FtsAdd(:,indend)-FtsAdd(:,585-168),q);
% 
%     disp(mean(FtsDet(:,indend)-FtsDet(:,585-168)))
%     disp(mean(FtsBer(:,indend)-FtsBer(:,585-168)))
%     disp(mean(FtsAdd(:,indend)-FtsAdd(:,585-168)))
%     disp(mean(FtsSigm(:,indend)-FtsSigm(:,585-168)))
%     disp(mean(FtsSigmSto(:,indend)-FtsSigmSto(:,585-168)))
%     
%     q = 0.5
%     disp('q50 2010')
%     quantile(FtsDet(:,indend),q)
%     quantile(FtsBer(:,indend),q)
%     quantile(FtsAdd(:,indend),q)
%     ests(i,3,1) = quantile(FtsDet(:,indend),q);
%     ests(i,3,2) = quantile(FtsBer(:,indend),q);
%     ests(i,3,3) = quantile(FtsAdd(:,indend),q);
%     
%     q = 0.05
%     disp('q5 2010')
%     quantile(FtsDet(:,indend),q)
%     quantile(FtsBer(:,indend),q)
%     quantile(FtsAdd(:,indend),q)
%     ests(i,4,1) = quantile(FtsDet(:,indend),q);
%     ests(i,4,2) = quantile(FtsBer(:,indend),q);
%     ests(i,4,3) = quantile(FtsAdd(:,indend),q);
%     
%     disp('mean delta')
%     ests(i,5,1) = mean(FtsDet(:,indend)-FtsDet(:,585-168));
%     ests(i,5,2) = mean(FtsBer(:,indend)-FtsBer(:,585-168));
%     ests(i,5,3) = mean(FtsAdd(:,indend)-FtsAdd(:,585-168));
%     
%     disp('mean 2010')
%     ests(i,6,1) = mean(FtsDet(:,indend));
%     ests(i,6,2) = mean(FtsBer(:,indend));
%     ests(i,6,3) = mean(FtsAdd(:,indend));
    
    
    clf
    ResAdd.Parameters.TypeWork = 'Boston Examples';
    ResAdd.Parameters.PlotIndex = 3;
    ResAdd.title = 'c) Estimated condom use (Brownian motion trajectory prior)';

    PlotResHIV(ResAdd,ResAdd.Parameters)
    subplot(4,1,3)
    title(ResAdd.title,'FontWeight','bold','FontSize',14, 'Units', 'normalized', ...
'Position', [0 1], 'HorizontalAlignment', 'left')

%     ResDet.Parameters.TypeWork = 'Boston Examples';
%     ResDet.Parameters.PlotIndex = 2;
%     ResDet.title = 'dBR';
%     PlotResHIV(ResDet,ResDet.Parameters)
    ResSigm.Parameters.TypeWork = 'Boston Examples';
    ResSigm.Parameters.PlotIndex = 4;
    ResSigm.title = 'd) Estimated condom use (deterministic Sigmoid model trajectory prior)';
    PlotResHIV(ResSigm,ResSigm.Parameters)
    subplot(4,1,4)
    title(ResSigm.title,'FontWeight','bold','FontSize',14, 'Units', 'normalized', ...
'Position', [0 1], 'HorizontalAlignment', 'left')
%     ResBer.Parameters.TypeWork = 'Boston Examples';
%     ResBer.Parameters.PlotIndex = 4;
%     PlotResHIV(ResBer,ResBer.Parameters)
%     ResSigmSto.Parameters.TypeWork = 'Boston Examples';
%     ResSigmSto.Parameters.PlotIndex = 2;
%     ResSigmSto.title=  'Stochastic sigmoid model';
%     PlotResHIV(ResSigmSto,ResSigmSto.Parameters)

    q = 0.5
    quantile(FtsSigm(:,min(indend,582))-FtsSigm(:,585-168),q)
    quantile(FtsAdd(:,min(indend,582))-FtsAdd(:,585-168),q)
    
    q = 0.05
    quantile(FtsSigm(:,min(indend,582))-FtsSigm(:,585-168),q)
    quantile(FtsAdd(:,min(indend,582))-FtsAdd(:,585-168),q)


%     pause()
end

save([SavePath '/AllRegionsEstimates.mat'],'ests')




% mean(FtsDet(:,582)-FtsDet(:,585-168))
% mean(FtsBer(:,582)-FtsBer(:,585-168))
mean(FtsSigm(:,582)-FtsSigm(:,585-168))
% mean(FtsSigmSto(:,582)-FtsSigmSto(:,585-168))
mean(FtsAdd(:,582)-FtsAdd(:,585-168))

q = 0.5
% quantile(FtsDet(:,582)-FtsDet(:,585-168),q)
% quantile(FtsBer(:,582)-FtsBer(:,585-168),q)
quantile(FtsSigm(:,582)-FtsSigm(:,585-168),q)
% quantile(FtsSigmSto(:,582)-FtsSigmSto(:,585-168),q)
quantile(FtsAdd(:,582)-FtsAdd(:,585-168),q)

mean(FtsDet(:,582))
mean(FtsBer(:,582))
mean(FtsAdd(:,582))

[fi,xi] = ksdensity(FtsDet(:,indend)-FtsDet(:,585-168));
plot(xi,fi,'g','LineWidth',2);
hold on
[fi,xi] = ksdensity(FtsBer(:,indend)-FtsBer(:,585-168));
plot(xi,fi,'r','LineWidth',2);
[fi,xi] = ksdensity(FtsAdd(:,indend)-FtsAdd(:,585-168));
plot(xi,fi,'LineWidth',2);
plot([median(FtsAdd(:,indend)-FtsAdd(:,585-168)) median(FtsAdd(:,indend)-FtsAdd(:,585-168))],[0 1.4],':','LineWidth',4)
plot([median(FtsDet(:,indend)-FtsDet(:,585-168)) median(FtsDet(:,indend)-FtsDet(:,585-168))],[0 1.4],':g','LineWidth',4)
plot([median(FtsBer(:,indend)-FtsBer(:,585-168)) median(FtsBer(:,indend)-FtsBer(:,585-168))],[0 1.4],':r','LineWidth',4)
hold off
legend('Det. BR','Sto. BR','Brownian motion')
ylabel('Posterior density','FontSize',14)
xlabel('Shift in CU during the intervention in Mysore','FontSize',14)
xlim([-1 1])



%% paper 2b, quantiles for different regions


cd('/Users/dureaujoseph/AllScripts')
addpath([pwd '/General Tools'])
addpath([pwd '/Toolboxes'])
addpath([pwd '/Epidemic Models/Generic PMCMC tools'])
addpath([pwd '/Epidemic Models/Disease-specific code'])
addpath([pwd '/Epidemic Models/Disease-specific code/HIV'])
SavePath = '/Users/dureaujoseph/Documents/PhD_Data/Avahan/temp';


DistrictNames = {'Mysore_3rounds','Belgaum_3rounds','Bellary','Yevatmal','EastGodavry','Guntur','Hyderabad','Shimoga','Chennai','Madurai','Salem'};
RealDistrictNames = {'Mysore','Belgaum','Bellary','Yevatmal','East Godavari','Guntur','Hyderabad','Shimoga','Chennai','Madurai','Salem'};
for i = 1:length(DistrictNames)
    try
        clf
        load([SavePath '/HIV_' DistrictNames{i} '.mat'])
        Res.Parameters.PlotIndex = 3;
        Res.Parameters.TypeWork='Boston Examples';
        PlotResHIV(Res,Res.Parameters)
        title([RealDistrictNames{i} ' BM'],'FontWeight','bold')
        load([SavePath '/HIV_' DistrictNames{i} '_Sigm.mat'])
        Res.Parameters.PlotIndex = 4;
        Res.Parameters.TypeWork='Boston Examples';
        PlotResHIV(Res,Res.Parameters)
        title([RealDistrictNames{i} ' dSigm'],'FontWeight','bold')
        DistrictNames{i}
        pause()
    end
end



% estimates

DistrictNames = {'Mysore_3rounds','Belgaum_3rounds','Bellary','Yevatmal','EastGodavry','Guntur','Hyderabad','Shimoga'};
ests = [];
randinds = 1:2000;
for i = 1:length(Names)
    disp('')
    disp(Names{i})

    % BM
    load([SavePath '/HIV_' Names{i} '.mat'])
    ResAdd = Res;
    randinds = randsample(size(ResAdd.Paths,1),min(size(ResAdd.Paths,1),4000));
    ResAdd.Paths = ResAdd.Paths(randinds,:,:);
    ResAdd.Thetas = ResAdd.Thetas(:,randinds);

    % BM 20
    load([SavePath '/HIV_' Names{i} '.mat'])
    ResAddCU20 = Res;
    randinds = randsample(size(ResAddCU20.Paths,1),min(size(ResAddCU20.Paths,1),4000));
    ResAddCU20.Paths = ResAddCU20.Paths(randinds,:,:);
    ResAddCU20.Thetas = ResAddCU20.Thetas(:,randinds);
    
    % Sigm
    load([SavePath '/HIV_' Names{i} '_Sigm.mat'])
    ResSigm = Res;
    randinds = randsample(size(ResSigm.Paths,1),min(size(ResSigm.Paths,1),4000));
    ResSigm.Paths = ResSigm.Paths(randinds,:);
    ResSigm.Thetas = ResSigm.Thetas(:,randinds);
    
    % Sigm 20
    load([SavePath '/HIV_' Names{i} '_Sigm.mat'])
    ResSigmCU20 = Res;
    randinds = randsample(size(ResSigmCU20.Paths,1),min(size(ResSigmCU20.Paths,1),4000));
    ResSigmCU20.Paths = ResSigmCU20.Paths(randinds,:);
    ResSigmCU20.Thetas = ResSigmCU20.Thetas(:,randinds);
    
    indend = Res.Data.Instants(end);
    
    FtSigm = mean(squeeze(ResSigm.Paths(:,1:indend)));
    FtsSigm = (squeeze(ResSigm.Paths(:,1:indend)));
    FtSigmCU20 = mean(squeeze(ResSigmCU20.Paths(:,1:indend)));
    FtsSigmCU20 = (squeeze(ResSigmCU20.Paths(:,1:indend)));
    tmp = squeeze(ResAdd.Paths(:,3,1:indend));
    FtAdd = mean(exp(tmp)./(1+exp(tmp)));
    FtsAdd = (exp(tmp)./(1+exp(tmp)));
    tmpCU20 = squeeze(ResAddCU20.Paths(:,3,1:indend));
    FtAddCU20 = mean(exp(tmpCU20)./(1+exp(tmpCU20)));
    FtsAddCU20 = (exp(tmpCU20)./(1+exp(tmpCU20)));
    
    
    q = 0.5;
    disp(num2str(Res.Data.Instants(end)/24+1985,4))
    disp(['BM :' num2str(quantile(FtsAdd(:,min(indend,582))-FtsAdd(:,585-168),q))])
    disp(['BM CU20 :' num2str(quantile(FtsSigm(:,min(indend,582))-FtsSigm(:,585-168),q))])
    disp(['Sigm :' num2str(quantile(FtsAddCU20(:,min(indend,582))-FtsAddCU20(:,585-168),q))])
    disp(['Sigm CU20 :' num2str(quantile(FtsSigmCU20(:,min(indend,582))-FtsSigmCU20(:,585-168),q))])
end
